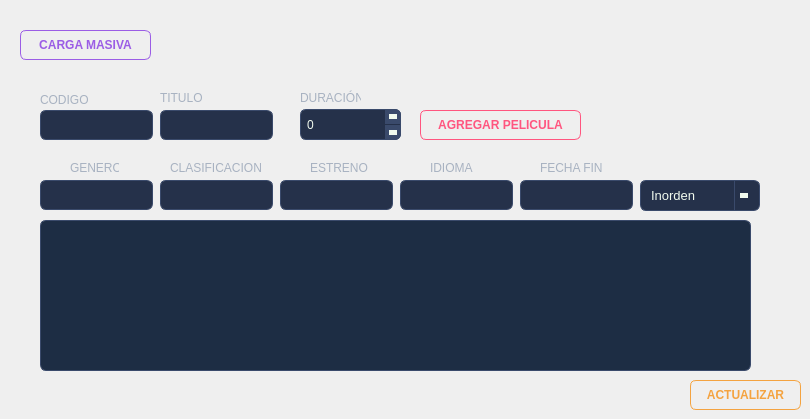
      <widget class="QWidget" name="CARTELERA">
       <attribute name="title">
        <string>CARTELERA</string>
       </attribute>
       <widget class="QPushButton" name="btnCargaMasiva">
        <property name="geometry">
         <rect>
          <x>20</x>
          <y>30</y>
          <width>131</width>
          <height>30</height>
         </rect>
        </property>
        <property name="styleSheet">
         <string notr="true">QPushButton {
    background-color: transparent;
    color: #9B5DE5;
    border: 1px solid #9B5DE5;
    border-radius: 6px;
    padding: 6px 14px;
    font-family: &quot;Montserrat&quot;;
    font-weight: 600;
}
QPushButton:hover {
    background-color: #9B5DE5;
    color: #F1FAEE;
}
QPushButton:pressed {
    background-color: #7E3FCC;
    border: 1px solid #7E3FCC;
    color: #F1FAEE;
}</string>
        </property>
        <property name="text">
         <string>CARGA MASIVA</string>
        </property>
       </widget>
       <widget class="QLineEdit" name="txtTitulo">
        <property name="geometry">
         <rect>
          <x>160</x>
          <y>110</y>
          <width>113</width>
          <height>30</height>
         </rect>
        </property>
        <property name="styleSheet">
         <string notr="true">QLineEdit {
    background-color: #25314A;
    border: 1px solid #3A4A6B;
    border-radius: 6px;
    padding: 6px 10px;
    color: #F1FAEE;
    font-family: &quot;Montserrat&quot;;
    font-size: 13px;
}
QLineEdit:focus {
    border: 1px solid #4A6FA5;
}</string>
        </property>
       </widget>
       <widget class="QLineEdit" name="txtCodigo">
        <property name="geometry">
         <rect>
          <x>40</x>
          <y>110</y>
          <width>113</width>
          <height>30</height>
         </rect>
        </property>
        <property name="styleSheet">
         <string notr="true">QLineEdit {
    background-color: #25314A;
    border: 1px solid #3A4A6B;
    border-radius: 6px;
    padding: 6px 10px;
    color: #F1FAEE;
    font-family: &quot;Montserrat&quot;;
    font-size: 13px;
}
QLineEdit:focus {
    border: 1px solid #4A6FA5;
}</string>
        </property>
        <property name="text">
         <string/>
        </property>
       </widget>
       <widget class="QLabel" name="label_2">
        <property name="geometry">
         <rect>
          <x>160</x>
          <y>90</y>
          <width>49</width>
          <height>16</height>
         </rect>
        </property>
        <property name="styleSheet">
         <string notr="true">font-family: &quot;Montserrat Medium&quot;;
font-size: 12px;
color: #A8B2C1;
background: transparent;</string>
        </property>
        <property name="text">
         <string>TITULO</string>
        </property>
       </widget>
       <widget class="QLabel" name="label">
        <property name="geometry">
         <rect>
          <x>40</x>
          <y>90</y>
          <width>61</width>
          <height>20</height>
         </rect>
        </property>
        <property name="styleSheet">
         <string notr="true">font-family: &quot;Montserrat &quot;;
font-size: 12px;
color: #A8B2C1;
background: transparent;</string>
        </property>
        <property name="text">
         <string>CODIGO</string>
        </property>
       </widget>
       <widget class="QSpinBox" name="spinDuracion">
        <property name="geometry">
         <rect>
          <x>300</x>
          <y>109</y>
          <width>101</width>
          <height>31</height>
         </rect>
        </property>
        <property name="styleSheet">
         <string notr="true">QSpinBox {
    background-color: #25314A;
    border: 1px solid #3A4A6B;
    border-radius: 6px;
    padding: 4px;
    color: #F1FAEE;
}

QSpinBox:hover {
    border: 1px solid #4A6FA5;
}

QSpinBox:focus {
    border: 1px solid #4A6FA5;
}

QSpinBox::up-button {
    subcontrol-origin: border;
    subcontrol-position: top right;
    width: 16px;
    background-color: #3A4A6B;
    border-top-right-radius: 6px;
    border: none;
}

QSpinBox::down-button {
    subcontrol-origin: border;
    subcontrol-position: bottom right;
    width: 16px;
    background-color: #3A4A6B;
    border-bottom-right-radius: 6px;
    border: none;
}

QSpinBox::up-button:hover {
    background-color: #2A9D6F;
}

QSpinBox::down-button:hover {
    background-color: #E63946;
}

QSpinBox::up-arrow {
    width: 0px;
    height: 0px;
    border-left: 4px solid transparent;
    border-right: 4px solid transparent;
    border-bottom: 5px solid #F1FAEE;
}

QSpinBox::down-arrow {
    width: 0px;
    height: 0px;
    border-left: 4px solid transparent;
    border-right: 4px solid transparent;
    border-top: 5px solid #F1FAEE;
}</string>
        </property>
       </widget>
       <widget class="QLabel" name="label_11">
        <property name="geometry">
         <rect>
          <x>300</x>
          <y>90</y>
          <width>61</width>
          <height>16</height>
         </rect>
        </property>
        <property name="styleSheet">
         <string notr="true">font-family: &quot;Montserrat Medium&quot;;
font-size: 12px;
color: #A8B2C1;
background: transparent;</string>
        </property>
        <property name="text">
         <string>DURACIÓN</string>
        </property>
       </widget>
       <widget class="QPushButton" name="btnAgregarPelicula">
        <property name="geometry">
         <rect>
          <x>420</x>
          <y>110</y>
          <width>161</width>
          <height>30</height>
         </rect>
        </property>
        <property name="styleSheet">
         <string notr="true">QPushButton {
    background-color: transparent;
    color: #FF557F;
    border: 1px solid #FF557F;
    border-radius: 6px;
    padding: 6px 14px;
    font-family: &quot;Montserrat&quot;;
    font-weight: 600;
}
QPushButton:hover {
    background-color: #FF557F;
    color: #0D1321;
}
QPushButton:pressed {
    background-color: #E03D66;
    border: 1px solid #E03D66;
    color: #0D1321;
}</string>
        </property>
        <property name="text">
         <string>AGREGAR PELICULA</string>
        </property>
       </widget>
       <widget class="QLineEdit" name="txtFin">
        <property name="geometry">
         <rect>
          <x>520</x>
          <y>180</y>
          <width>113</width>
          <height>30</height>
         </rect>
        </property>
        <property name="styleSheet">
         <string notr="true">QLineEdit {
    background-color: #25314A;
    border: 1px solid #3A4A6B;
    border-radius: 6px;
    padding: 6px 10px;
    color: #F1FAEE;
    font-family: &quot;Montserrat&quot;;
    font-size: 13px;
}
QLineEdit:focus {
    border: 1px solid #4A6FA5;
}</string>
        </property>
       </widget>
       <widget class="QLineEdit" name="txtEstreno">
        <property name="geometry">
         <rect>
          <x>280</x>
          <y>180</y>
          <width>113</width>
          <height>30</height>
         </rect>
        </property>
        <property name="styleSheet">
         <string notr="true">QLineEdit {
    background-color: #25314A;
    border: 1px solid #3A4A6B;
    border-radius: 6px;
    padding: 6px 10px;
    color: #F1FAEE;
    font-family: &quot;Montserrat&quot;;
    font-size: 13px;
}
QLineEdit:focus {
    border: 1px solid #4A6FA5;
}</string>
        </property>
       </widget>
       <widget class="QLabel" name="label_4">
        <property name="geometry">
         <rect>
          <x>310</x>
          <y>160</y>
          <width>61</width>
          <height>16</height>
         </rect>
        </property>
        <property name="styleSheet">
         <string notr="true">font-family: &quot;Montserrat Medium&quot;;
font-size: 12px;
color: #A8B2C1;
background: transparent;</string>
        </property>
        <property name="text">
         <string>ESTRENO</string>
        </property>
       </widget>
       <widget class="QLineEdit" name="txtIdioma">
        <property name="geometry">
         <rect>
          <x>400</x>
          <y>180</y>
          <width>113</width>
          <height>30</height>
         </rect>
        </property>
        <property name="styleSheet">
         <string notr="true">QLineEdit {
    background-color: #25314A;
    border: 1px solid #3A4A6B;
    border-radius: 6px;
    padding: 6px 10px;
    color: #F1FAEE;
    font-family: &quot;Montserrat&quot;;
    font-size: 13px;
}
QLineEdit:focus {
    border: 1px solid #4A6FA5;
}</string>
        </property>
       </widget>
       <widget class="QLabel" name="label_3">
        <property name="geometry">
         <rect>
          <x>170</x>
          <y>160</y>
          <width>91</width>
          <height>16</height>
         </rect>
        </property>
        <property name="styleSheet">
         <string notr="true">font-family: &quot;Montserrat Medium&quot;;
font-size: 12px;
color: #A8B2C1;
background: transparent;</string>
        </property>
        <property name="text">
         <string>CLASIFICACION</string>
        </property>
       </widget>
       <widget class="QLabel" name="label_6">
        <property name="geometry">
         <rect>
          <x>540</x>
          <y>160</y>
          <width>71</width>
          <height>16</height>
         </rect>
        </property>
        <property name="styleSheet">
         <string notr="true">font-family: &quot;Montserrat Medium&quot;;
font-size: 12px;
color: #A8B2C1;
background: transparent;</string>
        </property>
        <property name="text">
         <string>FECHA FIN</string>
        </property>
       </widget>
       <widget class="QLineEdit" name="txtGenero">
        <property name="geometry">
         <rect>
          <x>40</x>
          <y>180</y>
          <width>113</width>
          <height>30</height>
         </rect>
        </property>
        <property name="styleSheet">
         <string notr="true">QLineEdit {
    background-color: #25314A;
    border: 1px solid #3A4A6B;
    border-radius: 6px;
    padding: 6px 10px;
    color: #F1FAEE;
    font-family: &quot;Montserrat&quot;;
    font-size: 13px;
}
QLineEdit:focus {
    border: 1px solid #4A6FA5;
}</string>
        </property>
        <property name="text">
         <string/>
        </property>
       </widget>
       <widget class="QLineEdit" name="txtClasificacion">
        <property name="geometry">
         <rect>
          <x>160</x>
          <y>180</y>
          <width>113</width>
          <height>30</height>
         </rect>
        </property>
        <property name="styleSheet">
         <string notr="true">QLineEdit {
    background-color: #25314A;
    border: 1px solid #3A4A6B;
    border-radius: 6px;
    padding: 6px 10px;
    color: #F1FAEE;
    font-family: &quot;Montserrat&quot;;
    font-size: 13px;
}
QLineEdit:focus {
    border: 1px solid #4A6FA5;
}</string>
        </property>
       </widget>
       <widget class="QLabel" name="GENERO">
        <property name="geometry">
         <rect>
          <x>70</x>
          <y>160</y>
          <width>49</width>
          <height>16</height>
         </rect>
        </property>
        <property name="styleSheet">
         <string notr="true">font-family: &quot;Montserrat Medium&quot;;
font-size: 12px;
color: #A8B2C1;
background: transparent;</string>
        </property>
        <property name="text">
         <string>GENERO</string>
        </property>
       </widget>
       <widget class="QLabel" name="label_5">
        <property name="geometry">
         <rect>
          <x>430</x>
          <y>160</y>
          <width>49</width>
          <height>16</height>
         </rect>
        </property>
        <property name="styleSheet">
         <string notr="true">font-family: &quot;Montserrat Medium&quot;;
font-size: 12px;
color: #A8B2C1;
background: transparent;</string>
        </property>
        <property name="text">
         <string>IDIOMA</string>
        </property>
       </widget>
       <widget class="QTableWidget" name="tablaCarteleraAdmin">
        <property name="geometry">
         <rect>
          <x>40</x>
          <y>220</y>
          <width>711</width>
          <height>151</height>
         </rect>
        </property>
        <property name="styleSheet">
         <string notr="true">QTableWidget {
    background-color: #1D2D44;
    alternate-background-color: #25314A;
    color: #F1FAEE;
    gridline-color: #3A4A6B;
    border-radius: 6px;
    border: 1px solid #3A4A6B;
}
QHeaderView::section {
    background-color: #0D1321;
    color: #F1FAEE;
    padding: 6px;
    border: none;
    font-weight: bold;
}</string>
        </property>
       </widget>
       <widget class="QPushButton" name="btnActualizarCartelera">
        <property name="geometry">
         <rect>
          <x>690</x>
          <y>380</y>
          <width>111</width>
          <height>30</height>
         </rect>
        </property>
        <property name="styleSheet">
         <string notr="true">QPushButton {
    background-color: transparent;
    color: #F4A340;
    border: 1px solid #F4A340;
    border-radius: 6px;
    padding: 6px 14px;
    font-family: &quot;Montserrat&quot;;
    font-weight: 600;
}
QPushButton:hover {
    background-color: #F4A340;
    color: #0D1321;
}
QPushButton:pressed {
    background-color: #D4872A;
    border: 1px solid #D4872A;
    color: #0D1321;
}</string>
        </property>
        <property name="text">
         <string>ACTUALIZAR</string>
        </property>
       </widget>
       <widget class="QComboBox" name="cmbOrdenPeliculas">
        <property name="geometry">
         <rect>
          <x>640</x>
          <y>180</y>
          <width>120</width>
          <height>31</height>
         </rect>
        </property>
        <property name="styleSheet">
         <string notr="true">QComboBox {
    background-color: #25314A;
    border: 1px solid #3A4A6B;
    border-radius: 6px;
    padding: 6px 10px;
    color: #F1FAEE;
    font-family: &quot;Montserrat&quot;;
    font-size: 13px;
}
QComboBox:hover {
    border: 1px solid #E63946;
}
QComboBox::drop-down {
    subcontrol-origin: padding;
    subcontrol-position: top right;
    width: 24px;
    border-left: 1px solid #3A4A6B;
}
QComboBox::down-arrow {
    width: 0px;
    height: 0px;
    border-left: 4px solid transparent;
    border-right: 4px solid transparent;
    border-top: 5px solid #F1FAEE;
    margin-right: 6px;
}
QComboBox QAbstractItemView {
    background-color: #1D2D44;
    border: 1px solid #3A4A6B;
    color: #F1FAEE;
    selection-background-color: #E63946;
    selection-color: #F1FAEE;
    outline: none;
}</string>
        </property>
        <item>
         <property name="text">
          <string>Inorden</string>
         </property>
        </item>
        <item>
         <property name="text">
          <string>Preorden</string>
         </property>
        </item>
        <item>
         <property name="text">
          <string>Postorden</string>
         </property>
        </item>
       </widget>
      </widget>
